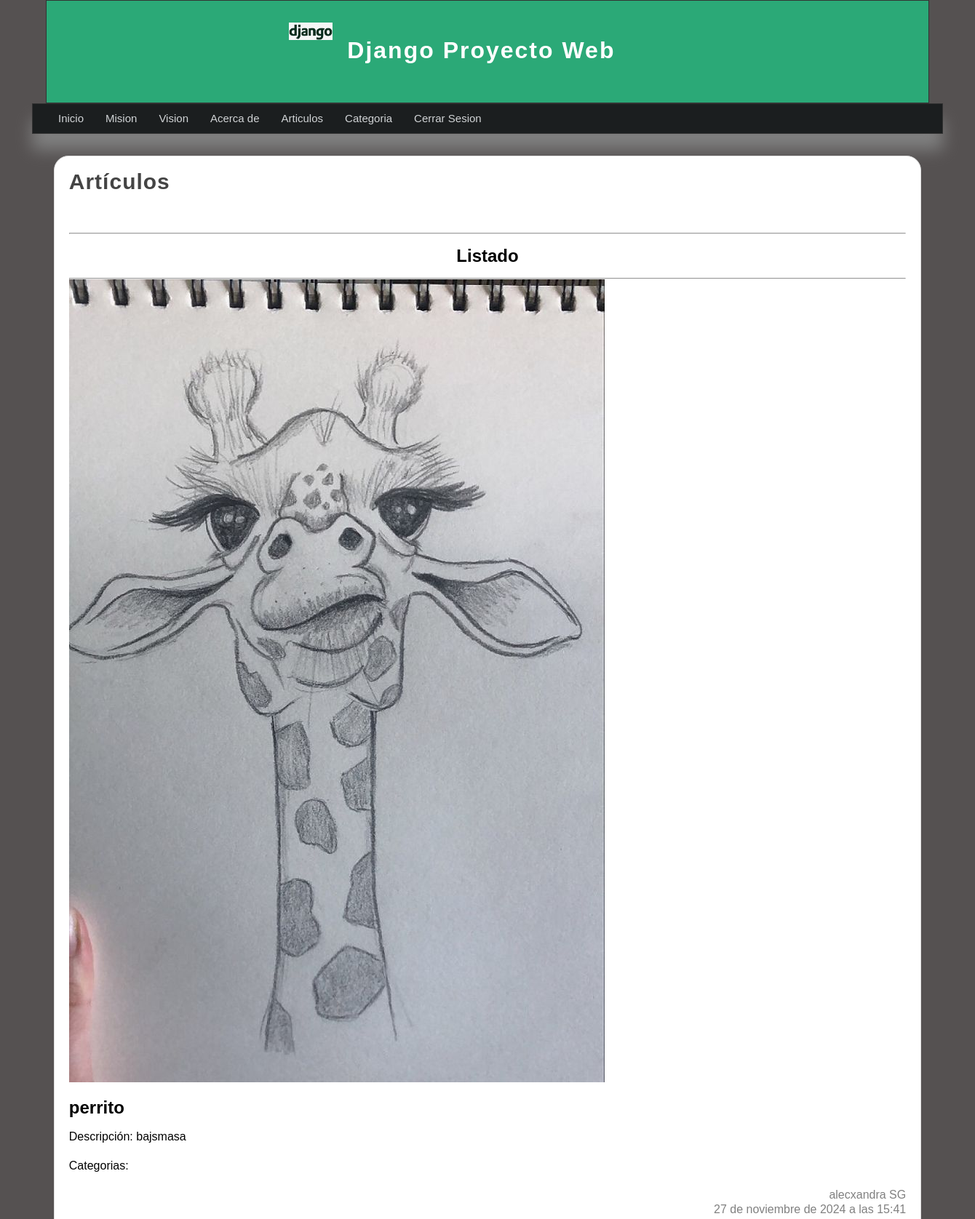
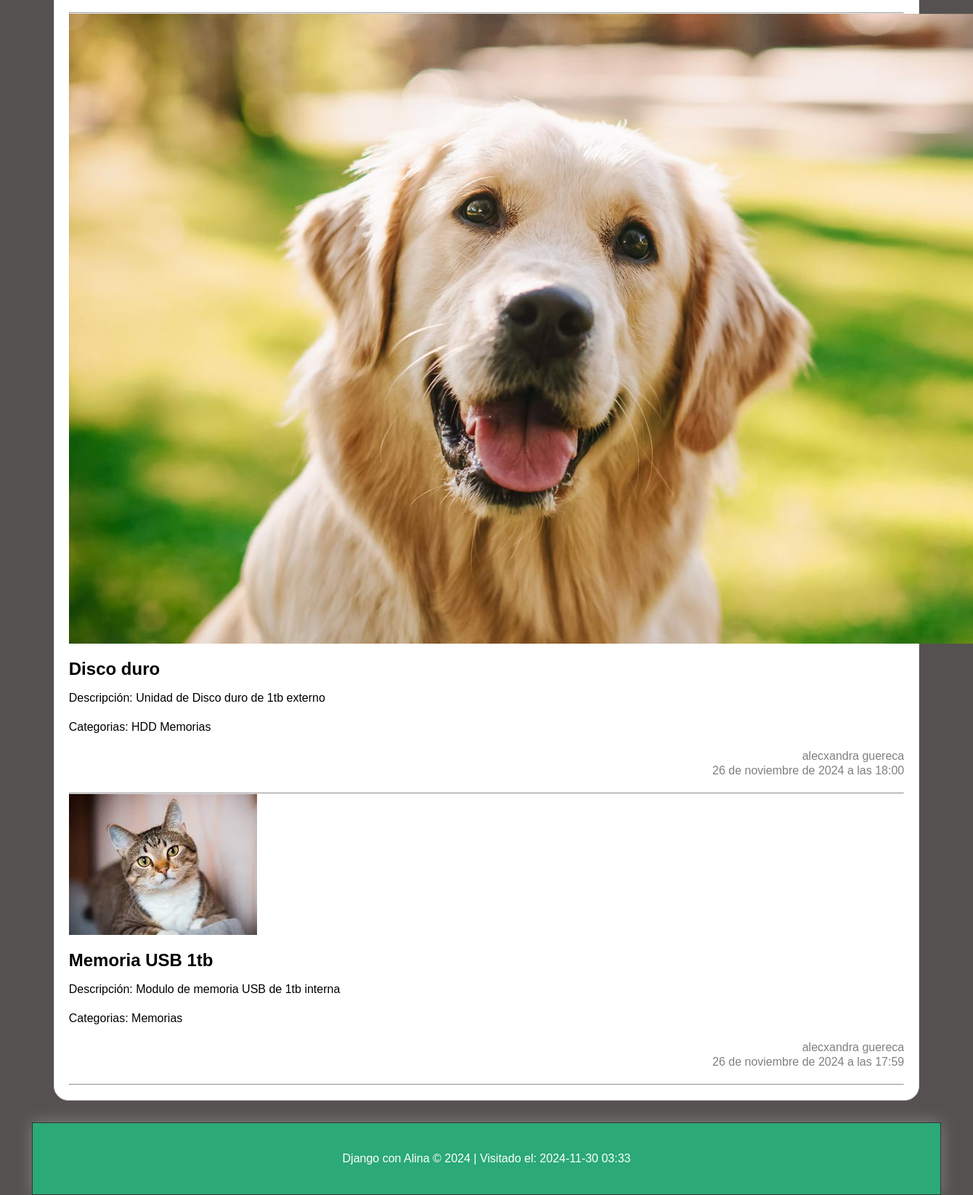
Screenshot of /listado_articulos (signed in) with the database file from the repository (2 pictures, top to bottom).
### articulos/models.py (models this page shows, shortened)
class Article(models.Model):
    title=models.CharField(max_length=150,verbose_name='Titulo')
    content=models.TextField(verbose_name='Contenido')
    image=models.ImageField(default='null',verbose_name='Imagen',upload_to="articles")
    public=models.BooleanField(verbose_name="¿Visible?")
    user=models.ForeignKey(User,editable=False,verbose_name='Usuario',on_delete=models.CASCADE)
    categories=models.ManyToManyField(Category,verbose_name='Categorias',blank=True)
    created_at=models.DateTimeField(auto_now_add=True,verbose_name="Creado el ")
    updated_at=models.DateTimeField(auto_now=True,verbose_name="Actualizado el ")
    class Meta:
        verbose_name="Articulo"
        verbose_name_plural="Articulos"
        ordering=['-created_at']

class Category(models.Model):
    name=models.CharField(max_length=100,verbose_name='Nombre')
    description=models.CharField(max_length=255,verbose_name='Descripcion')
    created_at=models.DateTimeField(auto_now_add=True,verbose_name='Creado el')
    updated_at=models.DateTimeField(auto_now=True,verbose_name="Actualizado el ")
    class Meta:
        verbose_name="Categoria"
        verbose_name_plural="Categorias"
    def __str__(self):
        return self.name

### articulos/views.py (the view)
# urls.py: path('listado_articulos', views.list_art,name='listado_articulos'),
@login_required(login_url='inicio')
def list_art(request):
    articulos = Article.objects.all()
    return render(request, 'articulos/listado_articulos.html', {
        'title': 'Artículos',
        'content': 'Lista de Artículos',
        'articulos': articulos
    })

### articulos/templates/articulos/listado_articulos.html (shortened to what this page needs)
{% extends "layouts/layouts.html" %}
{% block content %}
    <h1 class="title">{{title}}</h1>
    <hr>
 <h1 align="center">Listado</h1> <hr>
    {% for article in articulos %}
        <article class="article-item">
            {% if article.image != 'null' and article.image.url|length >= 1 %}
            <div>
                <img src="{{article.image.url}}" />
            </div>
        {% endif %}
        <div class="data">
                 <h2>{{article.title}}</h2>
                 <p>Descripción: {{article.content}}</p>
                 <p>Categorias:
                {% for category in article.categories.all %}
                    {{category}}
                {% endfor %}
                    </p>
                    <span class="date">
                        {{article.user.first_name}} {{article.user.last_name}}
                    <br />
                        {{article.created_at}}
                    </span>
                    <hr>
                    </div>
        </article>
{% endfor %}
{% endblock %}

### mainapp/templates/layouts/layouts.html (shortened to what this page needs)
{% load static %}
<!DOCTYPE html>
<html lang="es">
<head>
    <link rel="stylesheet" href="{% static 'css/estilos.css' %}" type="text/css">
</head>
<body>
    <header>
        <div id="logotipo">
            <img src="{% static "img/logodjango.webp" %}" alt="Imagen Django" title="Django">
            <h1>Django Proyecto Web</h1>
        </div>
    </header>
    <nav>
        <ul>
            <li><a href="{% url "inicio" %}" >Inicio</a></li>
            {% if user.email %}
            <li><a href="{% url "mision" %}">Mision</a></li>
            <li><a href="{% url "vision" %}">Vision</a></li>
            <li><a href="{% url "acercade" %}">Acerca de</a></li>
            <li><a href="{% url "listado_articulos" %}">Articulos</a></li>
            <li><a href="{% url "listado_categorias" %}">Categoria</a></li>
            <li><a href="{% url "logout" %}">Cerrar Sesion</a></li>
            {% else %}
            <li><a href="{% url "registro" %}">Registro</a></li>
            <li><a href="{% url "iniciosesion" %}">Inicio de Sesion</a></li>
            {% endif %}
        </ul>
    </nav>
    <section id="content">
       <div class="box">
            {% block content %}{% endblock content %}
       </div>
    </section>
    <footer>
        <p>Django con Alina &copy; 2024 | Visitado el: {% now "Y-m-d H:i" %}</p>
    </footer>
</body>
</html>

### mainapp/static/css/estilos.css (style rules this page uses)
* { margin: 0px; padding: 0px; font-family: sans-serif; text-decoration: none; }
p,h1,h2 { margin-top: 20px; margin-bottom: 20px; }
ul,ol { margin-left: 20px; }
body { background-color: #555151; }
header { width: 1212px; height: 140px; background-color: #2ba977; border: 1px solid #333; margin: 0px auto; }
#logotipo { width: 45%; height: 130px; margin: 0 auto; padding-top: 10px; }
#logotipo img { display: block; width: 60px; float: left; margin-top: 20px; }
#logotipo h1 { display: block; float: left; letter-spacing: 2px; margin-top: 40px; margin-left: 20px; font-weight: bolder; color: white; }
nav { width: 1250px; height: 40px; background-color: #1b1e1f; border: 1px solid #333333; margin:0 auto; box-shadow: 0px 22px 22px gray; font-size: 15px; }
nav > ul { text-decoration: none; list-style: none; }
nav > ul > li { line-height: 40px; float: left; }
nav > ul > li > a { color:#d1d4d6; display: block; padding-left: 15px; padding-right: 15px; }
.title { color:#444; letter-spacing: 1px; font-size: 30px; margin-bottom: 10px; margin-top: 5px; }
.date { display: block; margin-top: 20px; margin-bottom: 20px; color: gray;; text-align: right; }
#content { width: 1211px; min-height:930px ; margin: 0 auto; margin-top: 30px; margin-bottom: 30px; text-align: justify; line-height: 20px; }
.box { background-color: white; width: 95%; min-height: 930px; padding: 20px; border: 1px solid #ddd; border-radius: 20px; margin: 0 auto; }
.title { color: #444; letter-spacing: 1px; font-size: 30px; padding-bottom: 50px; margin-bottom: 10px; margin-top: 5px; }
footer { width: 1250px; background-color: #2ba977; border: 1px solid #333; color: white; text-align: center; padding-top: 20px; padding-bottom: 20px; box-shadow: 0px 0px 20px gray; margin: 0 auto; }

### rows the page displays
Article: image (picture), title "perrito", content "bajsmasa", user.first_name "alecxandra", user.last_name "SG", created_at "27 de noviembre de 2024 a las 15:41"
Article: image (picture), title "Disco duro", content "Unidad de Disco duro de 1tb externo", user.first_name "alecxandra", user.last_name "guereca", created_at "26 de noviembre de 2024 a las 18:00"
Category: name "HDD"
Category: name "Memorias"
Article: image (picture), title "Memoria USB 1tb", content "Modulo de memoria USB de 1tb interna", user.first_name "alecxandra", user.last_name "guereca", created_at "26 de noviembre de 2024 a las 17:59"

### other values shown
{{ title }} "Artículos"
